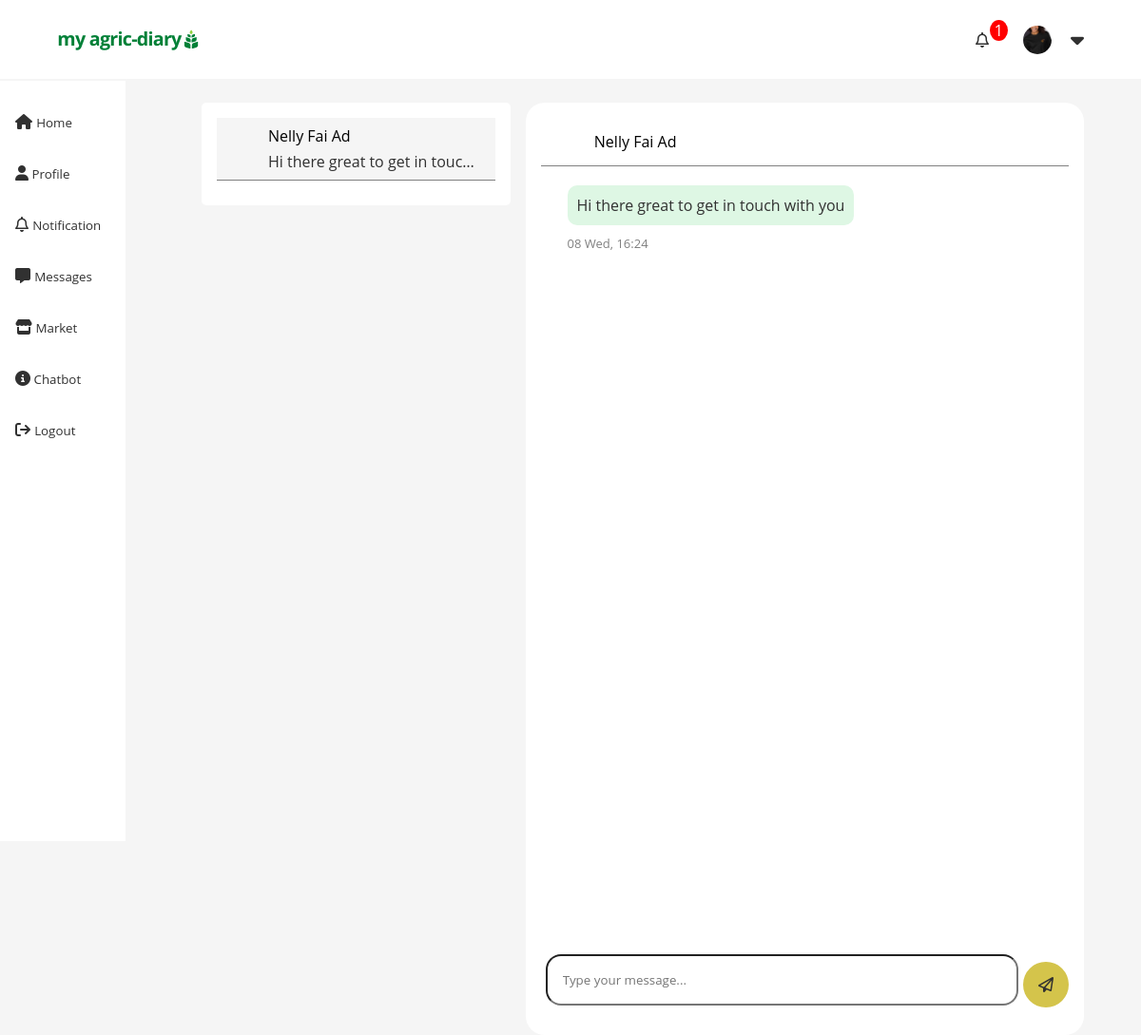
Page /chat/chatroom/5 (signed in) on the earlier database version.
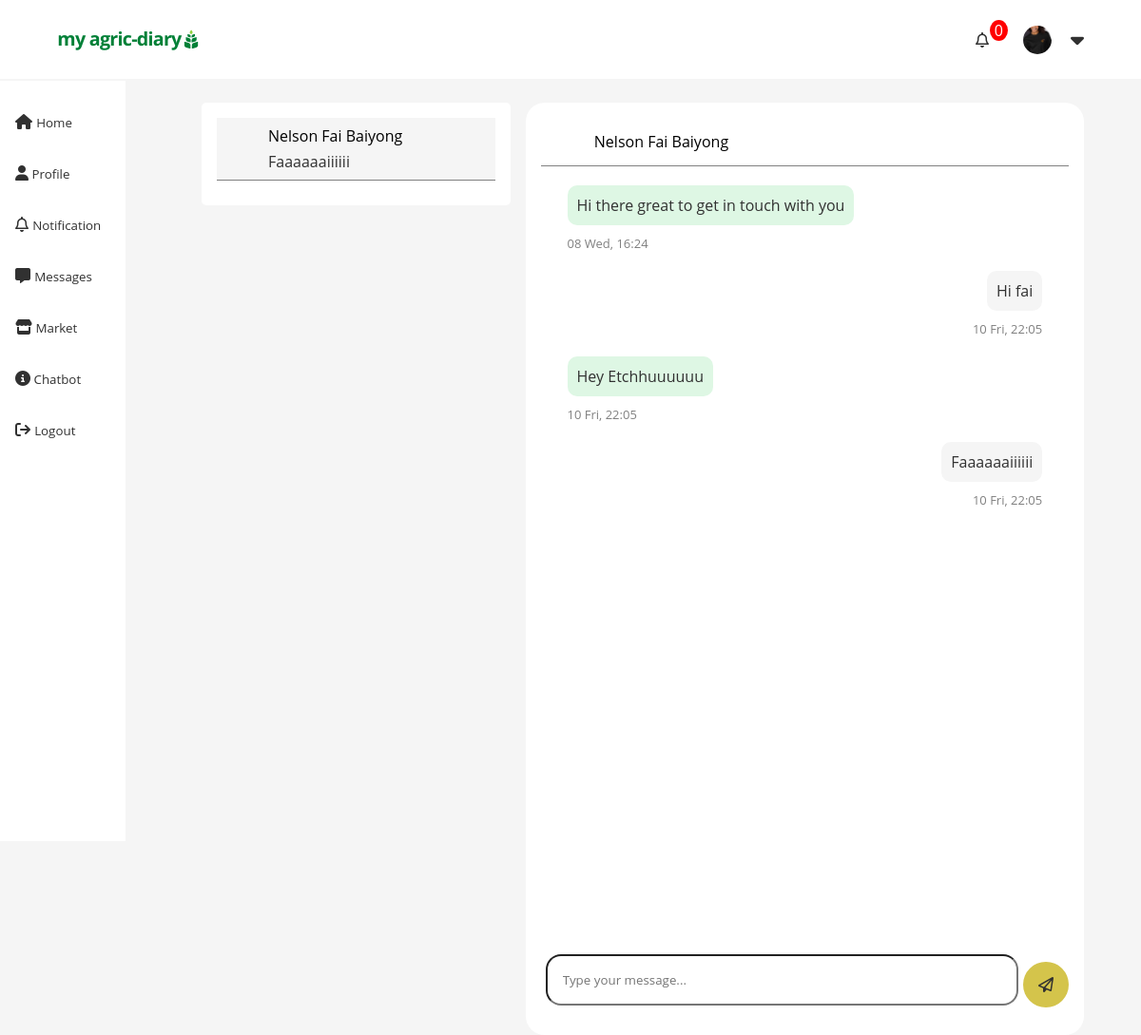
Same page on the later database version.
### chat/models.py (models this page shows)
class Thread(models.Model):
    first_person = models.ForeignKey(CustomUser, on_delete=models.CASCADE, null=True, blank=True, related_name='thread_first_person')
    second_person = models.ForeignKey(CustomUser, on_delete=models.CASCADE, null=True, blank=True,
                                     related_name='thread_second_person')
    updated = models.DateTimeField(auto_now=True)
    timestamp = models.DateTimeField(auto_now_add=True)
    objects = ThreadManager()
    class Meta:
        unique_together = ['first_person', 'second_person']

class ChatMessage(models.Model):
    thread = models.ForeignKey(Thread, null=True, blank=True, on_delete=models.CASCADE, related_name='chatmessage_thread')
    user = models.ForeignKey(CustomUser, on_delete=models.CASCADE)
    message = models.TextField()
    timestamp = models.DateTimeField(auto_now_add=True)
    date = models.DateTimeField(auto_now_add=True)

### account/models.py (models this page shows)
class CustomUser(AbstractUser):
    email = models.EmailField(unique=True)
    first_name = models.CharField( max_length=100 , blank=False)
    last_name= models.CharField( max_length=100 , blank=False )
    bio=models.CharField(max_length=400,blank=True, null=True)
    location = CountryField(blank_label='(select country)')
    profile_pic=models.ImageField( upload_to='profilepics/' ,blank=True, null=True,validators=[FileExtensionValidator(['jpg','png',])])
    is_student = models.BooleanField(default=False)
    course = models.CharField(max_length=100 ,blank=True, null=True)
    instituition = models.CharField(max_length=100 ,blank=True, null=True)
    profession=models.CharField(max_length=100 ,blank=True, null=True)
    company = models.CharField(max_length=100 ,blank=True, null=True)
    date_joined = models.DateTimeField( auto_now_add=True)
    is_active = models.BooleanField( default=True)
    username = None
    USERNAME_FIELD = 'email'
    REQUIRED_FIELDS = []
    objects = UserManager()
    def __str__(self):
        return self.last_name

### chat/views.py (the view)
# urls.py: path('chatroom/<slug:slug>',views.chat_room, name='chatroom'),
@login_required
def chat_room(request,slug):
    thread_room = Thread.objects.filter(id=slug).prefetch_related('chatmessage_thread').order_by('timestamp')
    threads = Thread.objects.by_user(user=request.user).prefetch_related('chatmessage_thread').order_by('timestamp')
    context = {
        'thread_room': thread_room,
        'threads':threads,
        'activeuser':request.user,
        'threadid':slug
    }
    print(f' in chat room')
    return render(request, 'chat/chat_room.html', context)

### Friends/context_processors.py (called while the page is built)
def friendSuggestions(request):
        if request.user.is_authenticated:
            user = request.user
            network = Network.objects.get(user=request.user)
            friendsuggestions= suggestions(request,network=network)
            return {'friendsuggestions':friendsuggestions,'mynetwork':network}
        else:
                return {}

def suggestions(request, network):
    friends = network.following.all()
    user=request.user
    print(friends)
    suggestions =Network.objects.filter(
        following__in = friends).exclude(id=network.id).distinct()
    return suggestions

### chat/models.py (called while the page is built)
    def by_user(self, **kwargs):
        user=kwargs.get('user')
        lookup = Q(first_person= user ) | Q( second_person = user)
        qs = self.get_queryset().filter(lookup).distinct()
        return qs

### notification/context_processors.py (called while the page is built)
def notificationCount(request):
        if request.user.is_authenticated:
            user = request.user
            notification = NotificationUser.objects.get(user = user)
            count = notification.mynotification.all().filter(is_read = False)
            return {'count':count.count}
        else:
                return {}

### chat/templates/chat/chat_room.html (shortened to what the changed rows need)
{% extends 'main/base.html'%}
{% block content %}
{% load static %}
<link rel="stylesheet" href="{% static 'styles/chat.css' %}">
<div class="grid-container">
<div>
    <div class="chat-sidebar card-body msg_card_body">
		{% for thread in threads %}
					<div class="contact-item" id="thread{{thread.id}}">
							<a href=" {% url 'chatroom' thread.id %}">
								{% if thread.first_person == user %}
									<div class="flex" >
                                        {% if thread.second_person.profile_pic %}
                                            <span class="roundedprofile" style="background:url('{{ thread.second_person.profile_pic.url}}') ;background-position: center; background-size: contain;">
                                            </span>
                                        {%else%}
                                            <img src="https://encrypted-tbn0.gstatic.com/images?q=tbn:ANd9GcR9RzmCAKhjBMu6GN8LHxNLTw8Vt347xfIXWA&usqp=CAU" alt="" width="50px">
                                        {%endif%}
										<div>
											<div class="contact-name"> {{ thread.second_person.get_full_name|title }} </div>
											<div class="lastmessage"> {{thread.chatmessage_thread.last.message | truncatechars:40 }} </div>
											<span> {{thread.chatmessage_thread.last.message.whenpublished}}</span>
										</div>
									</div>
								{% else %}
								<div class="flex" >
                                    {% if thread.first_person.profile_pic %}
									<span class="roundedprofile" style="background:url('{{ thread.first_person.profile_pic.url}}') ;background-position: center; background-size: contain;">
									</span>
                                    {%else%}
                                    <img src="https://img.icons8.com/external-icongeek26-outline-icongeek26/250/000000/external-farmer-farming-icongeek26-outline-icongeek26.png" style="width:90%"/>
                                    {%endif%}
									<div>
										<div class="contact-name"> {{ thread.first_person.get_full_name|title }} </div>
										<div class="lastmessage"> {{thread.chatmessage_thread.last.message | truncatechars:30 }} </div>
									</div>
								</div>
								{% endif %}
							</a>
					</div>
		{% endfor %}
	</div>
</div>
<main>
                            <div class="card">
                                {% for thread in thread_room %}
                                    <div class="messages-wrapper  {% if forloop.first %}hide is_active{% else %}hide{% endif %}" chat-id="chat_{{ thread.id }}" other-user-id="{% if thread.first_person == user %} {{ thread.second_person.id }}{% else %} {{ thread.first_person.id }} {% endif %}">
                                        <div class="card-header msg_head">
                                            {% if thread.first_person == user %}
                                            <input type="hidden" name="" class="send-to-user" value=" {{thread.second_person.id}} ">
                                            <a href="{% url 'profile' thread.second_person.id %}">
                                                <div class="flex" >
                                                    {% if thread.second_person.profile_pic %}
                                                <span class="roundedprofile" style="background:url('{{ thread.second_person.profile_pic.url}}') ;background-position: center; background-size: contain;" > </span>
                                                    {%else%}
                                                    <img src="https://encrypted-tbn0.gstatic.com/images?q=tbn:ANd9GcR9RzmCAKhjBMu6GN8LHxNLTw8Vt347xfIXWA&usqp=CAU" alt="" width="35rem">
                                                    {%endif%}
                                                <div>
                                                        <div class="contact-name"> {{ thread.second_person.get_full_name|title }} </div>
                                                    </div>
                                                </div>
                                            </a>
                                        {% else %}
                                        <a href="{% url 'profile' thread.first_person.id %}">
                                            <div class="flex" >
                                                {% if thread.first_person.profile_pic %}
                                                <span class="roundedprofile" style="background:url('{{ thread.first_person.profile_pic.url}}') ;background-position: center; background-size: contain;">
                                                </span>
                                                {%else%}
                                                <img src="https://encrypted-tbn0.gstatic.com/images?q=tbn:ANd9GcR9RzmCAKhjBMu6GN8LHxNLTw8Vt347xfIXWA&usqp=CAU" alt="" width="50px">
                                                {%endif%}
                                                <div>
                                                    <div class="contact-name"> {{ thread.first_person.get_full_name|title }} </div>
                                                </div>
                                            </div>
                                            </a>
                                        {% endif %}
                                         </div>
                                        <div class="card-body msg_card_body">
                                            {% for chat in thread.chatmessage_thread.all %}
                                                {% if chat.user == user %}
                                                    <div class=" replied">
                                                        <div class="msg_cotainer_send">
                                                          <p> {{ chat.message }} </p>
                                                            <div class="msg_time_send msg_time">{{ chat.timestamp|date:"d D" }}, {{ chat.timestamp|time:"H:i" }}</div>
                                                        </div>
                                                    </div>
                                                {% else %}
                                                    <div>
                                                    <div class="msg_cotainer">
                                                        <p>{{ chat.message }} </p>
                                                        <div class="msg_time">{{ chat.timestamp|date:"d D" }}, {{ chat.timestamp|time:"H:i" }}</div>
                                                    </div>
                                                </div>
                                                {% endif %}
                                            {% endfor %}
                                        </div>
                                    </div>
                                {% endfor %}
                            </div>
                        </div>
                    </div>
    {%endblock%}

### templates/main/base.html (shortened to what this page needs)
{% load static %}
<!DOCTYPE html>
<html lang="en">
<head>
    <link rel="stylesheet" href="{% static 'styles/mainstyle.css'%}">
    <link rel="stylesheet" href="{% static stylesheet %}">
</head>
<body>
        <header>
            <div class="logo">
             <a href="../../../">   <img src="{% static 'images/my agric-diary.png'%}" width="100%"></a>
            </div>
            <div class="header-right">
                    {% if request.user.is_authenticated %}
                            <span>
                                <a href="{% url 'notification' %}">
                                    <span class="notification-wrapper">
                                        <span class="notification-counter">
                                               <span><i class="fa-regular fa-bell"> </i> </span>
                                                <span id="counter"> {{count}} </span>
                                        </span>
                                    </span>
                                </a>
                            </span>
                        <span>
                            {% if request.user.profile_pic %}
                            <a href="{% url 'profile' request.user.id %}">
                                <div class="roundedprofile" style="background:url('{{request.user.profile_pic.url}}') ;background-position: center; background-size: contain;">  </div> </a>
                            {% else %}
                            <a href="{% url 'profile' request.user.id %}">   <img src="https://encrypted-tbn0.gstatic.com/images?q=tbn:ANd9GcR9RzmCAKhjBMu6GN8LHxNLTw8Vt347xfIXWA&usqp=CAU" alt="" width="30px"></a>
                            {% endif %}
                        </span>
                            <span class="dropdown">
                                <span class="dropbtn" onclick="myFunction(data='myDropdown{{article.id}}')"> <i class="fa-solid fa-caret-down"></i></span>
                              </span>
                    {% else %}
                        <span> <a href="{% url 'login' %}"> Login </a> </span>
                        <span> <a href="{% url 'signup' %}"> Signup </a></span>
                    {% endif %}
            </div>
        </header>
   <div class="flex-container">
    <div class="bodynav_right">
        <a href="../../../"> <i class="fa-solid fa-house"></i> <small> Home </small></a>
        <a href="{% url 'profile'  request.user.id %}"> <i class="fa-solid fa-user"></i><small>  Profile</small> </a>
        <a href="{% url 'notification' %}"> <i class="fa-regular fa-bell"></i> <small> Notification </small>  </a>
        <a href="{% url 'chatlobby' %}"> <i class="fa-solid fa-message"></i>  <small> Messages </small></a>
        <a href="{% url 'market' %}"> <i class="fa-solid fa-store"></i><small>  Market </small> </a>
        <a href="{% url 'ai_room' %}"> <i class="fa-solid fa-circle-info"></i><small> Chatbot </small>  </a>
        <a href="{% url 'logout' %}"><i class="fa-solid fa-arrow-right-from-bracket"></i> <small> Logout  </small></a>
    </div>
        {% block content %}
        {% endblock%}
</body>
</html>

Differences in the rows shown:
changed through a linked row, Thread: first_person.get_full_name "Nelly Fai Ad" → "Nelson Fai Baiyong"; chatmessage_thread.last.message "Hi there great to get in touc…" → "Faaaaaaiiiiii"
added ChatMessage: message "Hi fai", timestamp "10 Fri", timestamp "22:05"
added ChatMessage: message "Hey Etchhuuuuuu", timestamp "10 Fri", timestamp "22:05"
added ChatMessage: message "Faaaaaaiiiiii", timestamp "10 Fri", timestamp "22:05"
Other differences:
{{ count }}: "1" → "0"
